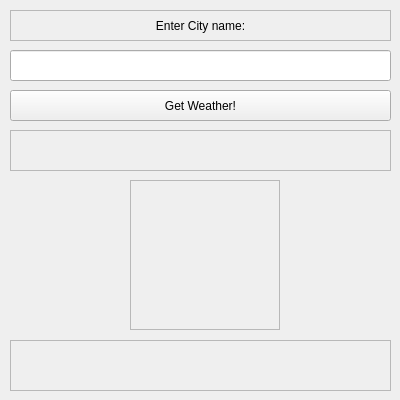
<?xml version="1.0" encoding="UTF-8"?>
<ui version="4.0">
 <class>Weather_form</class>
 <widget class="QWidget" name="Weather_form">
  <property name="geometry">
   <rect>
    <x>0</x>
    <y>0</y>
    <width>400</width>
    <height>400</height>
   </rect>
  </property>
  <property name="windowTitle">
   <string>Widget</string>
  </property>
  <widget class="QLabel" name="enter_city_name">
   <property name="geometry">
    <rect>
     <x>10</x>
     <y>10</y>
     <width>381</width>
     <height>31</height>
    </rect>
   </property>
   <property name="frameShape">
    <enum>QFrame::Shape::StyledPanel</enum>
   </property>
   <property name="frameShadow">
    <enum>QFrame::Shadow::Sunken</enum>
   </property>
   <property name="text">
    <string>Enter City name:</string>
   </property>
   <property name="alignment">
    <set>Qt::AlignmentFlag::AlignCenter</set>
   </property>
  </widget>
  <widget class="QPushButton" name="pb_getweather">
   <property name="geometry">
    <rect>
     <x>10</x>
     <y>90</y>
     <width>381</width>
     <height>31</height>
    </rect>
   </property>
   <property name="text">
    <string>Get Weather!</string>
   </property>
  </widget>
  <widget class="QLineEdit" name="city_name">
   <property name="geometry">
    <rect>
     <x>10</x>
     <y>50</y>
     <width>381</width>
     <height>31</height>
    </rect>
   </property>
   <property name="alignment">
    <set>Qt::AlignmentFlag::AlignCenter</set>
   </property>
  </widget>
  <widget class="QLabel" name="temp_val">
   <property name="geometry">
    <rect>
     <x>10</x>
     <y>130</y>
     <width>381</width>
     <height>41</height>
    </rect>
   </property>
   <property name="font">
    <font>
     <pointsize>20</pointsize>
    </font>
   </property>
   <property name="frameShape">
    <enum>QFrame::Shape::StyledPanel</enum>
   </property>
   <property name="frameShadow">
    <enum>QFrame::Shadow::Sunken</enum>
   </property>
   <property name="text">
    <string/>
   </property>
   <property name="alignment">
    <set>Qt::AlignmentFlag::AlignCenter</set>
   </property>
  </widget>
  <widget class="QLabel" name="feels_like">
   <property name="geometry">
    <rect>
     <x>10</x>
     <y>340</y>
     <width>381</width>
     <height>51</height>
    </rect>
   </property>
   <property name="frameShape">
    <enum>QFrame::Shape::StyledPanel</enum>
   </property>
   <property name="frameShadow">
    <enum>QFrame::Shadow::Sunken</enum>
   </property>
   <property name="text">
    <string/>
   </property>
   <property name="alignment">
    <set>Qt::AlignmentFlag::AlignCenter</set>
   </property>
  </widget>
  <widget class="QLabel" name="emoji_label">
   <property name="geometry">
    <rect>
     <x>130</x>
     <y>180</y>
     <width>150</width>
     <height>150</height>
    </rect>
   </property>
   <property name="font">
    <font>
     <pointsize>72</pointsize>
    </font>
   </property>
   <property name="frameShape">
    <enum>QFrame::Shape::StyledPanel</enum>
   </property>
   <property name="frameShadow">
    <enum>QFrame::Shadow::Sunken</enum>
   </property>
   <property name="text">
    <string/>
   </property>
   <property name="alignment">
    <set>Qt::AlignmentFlag::AlignCenter</set>
   </property>
  </widget>
 </widget>
 <resources/>
 <connections/>
</ui>
